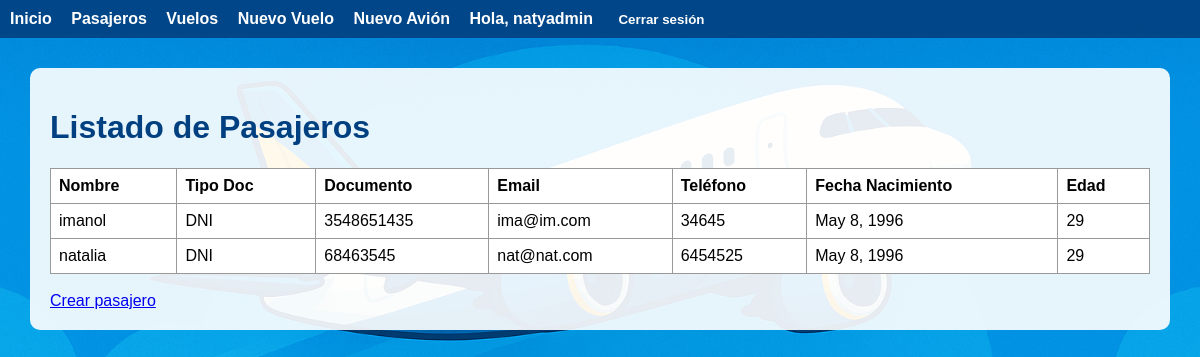
The page /pasajeros/ (signed in) on the database as committed earlier.
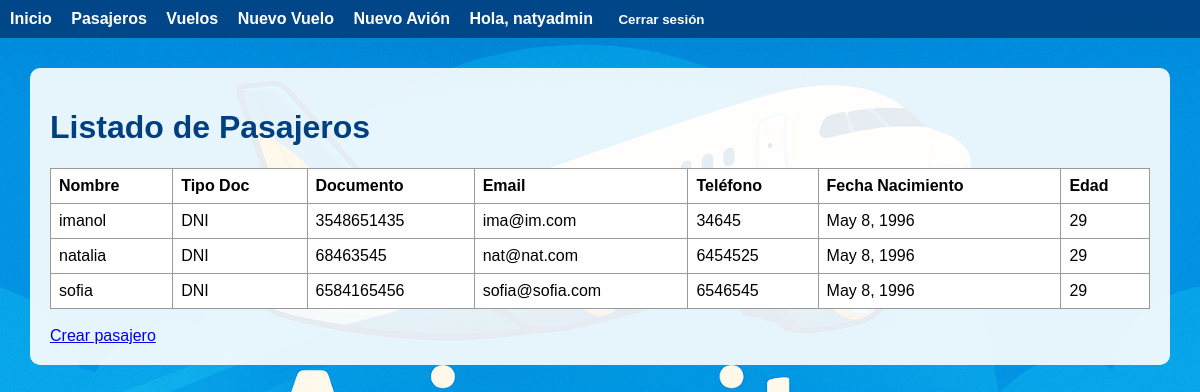
The same page on the database as committed later.
### pasajeros/models.py (models this page shows, shortened)
class Pasajero(models.Model):
    TIPO_DOCUMENTO_CHOICES = [
        ('DNI', 'DNI'),
        ('PAS', 'Pasaporte'),
        ('LC', 'Libreta Cívica'),
        ('LE', 'Libreta de Enrolamiento'),
        ('OTRO', 'Otro'),
    ]
    nombre = models.CharField(max_length=100)
    tipo_documento = models.CharField(max_length=10, choices=TIPO_DOCUMENTO_CHOICES)
    documento = models.CharField(max_length=30, unique=True)
    email = models.EmailField()
    telefono = models.CharField(max_length=20)
    fecha_nacimiento = models.DateField()
    @property
    def edad(self):
        today = date.today()
        return today.year - self.fecha_nacimiento.year - (
            (today.month, today.day) < (self.fecha_nacimiento.month, self.fecha_nacimiento.day)
        )
    class Meta:
        verbose_name = 'Pasajero'
        verbose_name_plural = 'Pasajeros'
        ordering = ['nombre']

### pasajeros/views.py (the view)
# urls.py: path('', views.lista_pasajeros, name='listado_pasajeros'),
@login_required
def lista_pasajeros(request):
    if request.user.perfil and request.user.perfil.rol != 'admin':
        return redirect('home:index')
    pasajeros = Pasajero.objects.all()
    return render(request, 'pasajeros/pasajeros_list.html', {'pasajeros': pasajeros})

### usuarios/models.py (called while the page is built)
def get_perfil(self):
    return getattr(self, 'perfilusuario', None)

### pasajeros/templates/pasajeros/pasajeros_list.html
{% extends 'base.html' %}
{% block content %}
  <h1>Listado de Pasajeros</h1>
  <table border="1">
    <thead>
      <tr>
        <th>Nombre</th>
        <th>Tipo Doc</th>
        <th>Documento</th>
        <th>Email</th>
        <th>Teléfono</th>
        <th>Fecha Nacimiento</th>
        <th>Edad</th>
      </tr>
    </thead>
    <tbody>
      {% for p in pasajeros %}
        <tr>
          <td>{{ p.nombre }}</td>
          <td>{{ p.tipo_documento }}</td>
          <td>{{ p.documento }}</td>
          <td>{{ p.email }}</td>
          <td>{{ p.telefono }}</td>
          <td>{{ p.fecha_nacimiento }}</td>
          <td>{{ p.edad }}</td>
        </tr>
      {% endfor %}
    </tbody>
  </table>
  <br>
  <a href="{% url 'pasajeros:crear_pasajero' %}">Crear pasajero</a>
{% endblock %}

Rows that differ between the two databases and show on the page:
added Pasajero: nombre "sofia", tipo_documento "DNI", documento "6584165456", email "sofia@sofia.com", telefono "6546545", fecha_nacimiento "May 8, 1996", edad "29"
